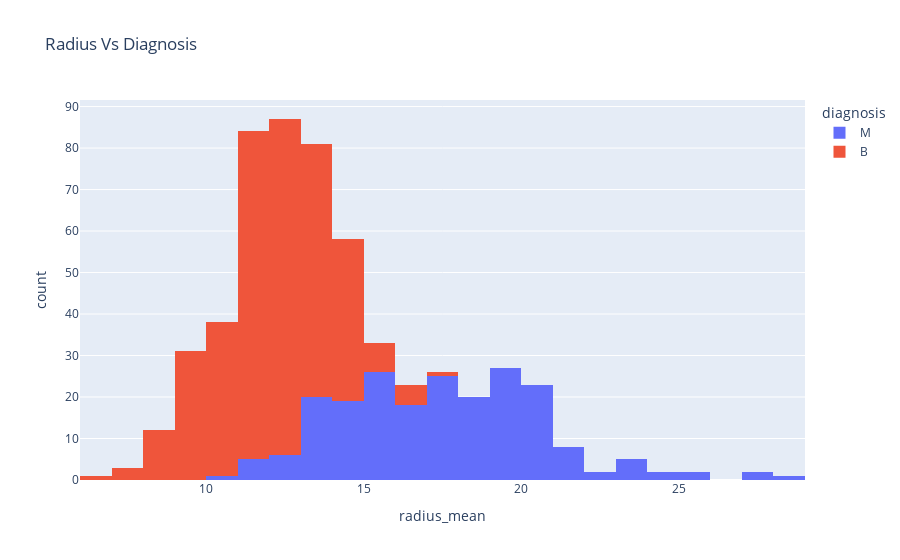

Notebook source saved alongside this figure:
### Code cell
px.histogram(raw_df, x='radius_mean', title='Radius Vs Diagnosis', color='diagnosis')

### Figure 1 — Plotly figure (JSON) as saved in the notebook; plotly's stock layout.template omitted (floating-point values rounded to 4 significant figures; data arrays with more than 128 entries replaced by an {"elided": "..."} marker saying what was removed)
{"data": [{"alignmentgroup": "True", "bingroup": "x", "hovertemplate": "diagnosis=M<br>radius_mean=%{x}<br>count=%{y}<extra></extra>", "legendgroup": "M", "marker": {"color": "#636efa", "pattern": {"shape": ""}}, "name": "M", "offsetgroup": "M", "orientation": "v", "showlegend": true, "type": "histogram", "x": {"elided": "212 float values"}, "xaxis": "x", "yaxis": "y"}, {"alignmentgroup": "True", "bingroup": "x", "hovertemplate": "diagnosis=B<br>radius_mean=%{x}<br>count=%{y}<extra></extra>", "legendgroup": "B", "marker": {"color": "#EF553B", "pattern": {"shape": ""}}, "name": "B", "offsetgroup": "B", "orientation": "v", "showlegend": true, "type": "histogram", "x": {"elided": "357 float values"}, "xaxis": "x", "yaxis": "y"}], "layout": {"barmode": "relative", "legend": {"title": {"text": "diagnosis"}, "tracegroupgap": 0}, "title": {"text": "Radius Vs Diagnosis"}, "xaxis": {"anchor": "y", "domain": [0, 1], "title": {"text": "radius_mean"}}, "yaxis": {"anchor": "x", "domain": [0, 1], "title": {"text": "count"}}}}
